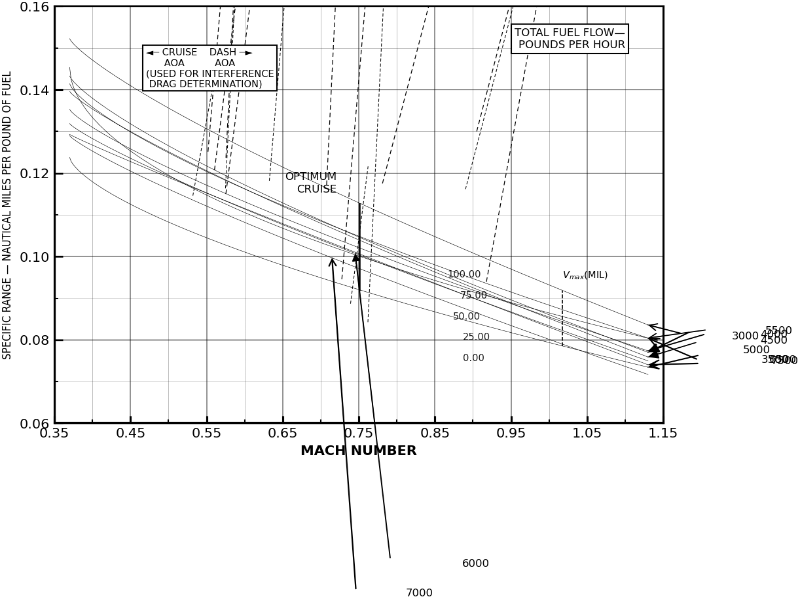
#> input picture new_approach/synthetic/v5_falling.png, 800 x 600 px
$ python -i synthetic_v4.py   (imports and definitions only)
#> lines starting #> are read from the running program, lines starting #| are printed output that depends on the picture
#> further down, picture is the input picture: shape (600, 800, 3); min 0, max 255, mean 244.9
# synthetic_v4.py
"""
Comprehensive synthetic aircraft chart generator - V4
Based on analysis of 10+ real chart examples.

Key variations to cover:
1. Different curve shapes: rising, peaked, falling, flat
2. Different curve counts: 3-18
3. Large arrows at curve endpoints
4. Envelope lines (OPTIMUM CRUISE, MAXIMUM ENDURANCE)
5. Variable Mach ranges (0.3-0.9, 0.4-1.1, 0.5-1.4, etc.)
6. Text boxes and labels
7. Grid with varying density
"""

import numpy as np
import cv2
import random
from typing import Tuple, List, Optional, Dict
import io
from PIL import Image, ImageEnhance, ImageFilter
from dataclasses import dataclass


@dataclass
class ChartConfig:
    """Configuration for chart generation."""
    # Axis ranges
    x_min: float = 0.30
    x_max: float = 1.00
    y_min: float = 0.04
    y_max: float = 0.15

    # Curve settings
    n_curves: int = 8
    curve_type: str = 'peaked'  # 'peaked', 'rising', 'falling', 'mixed'

    # Elements to include
    add_grid: bool = True
    add_arrows: bool = True
    add_envelope_optimum: bool = True
    add_envelope_endurance: bool = False
    add_vmax_line: bool = False
    add_text_boxes: bool = True
    add_fuel_labels: bool = True
    add_drag_labels: bool = True

    # Style
    curve_thickness: int = 1  # Thinner curves like real data
    arrow_length: int = 50


# [392 lines left out: functions generate_curve_shape, draw_large_arrow, draw_chart, random_config, not called in this run]


def add_scan_artifacts(img: np.ndarray, strength: float = 1.0) -> np.ndarray:
    """Add scan/photocopy artifacts."""
#> called with strength = 1
    pil_img = Image.fromarray(cv2.cvtColor(img, cv2.COLOR_BGR2RGB))

    # Rotation
    angle = random.uniform(-1.5, 1.5) * strength
    pil_img = pil_img.rotate(angle, fillcolor=(255, 255, 255), resample=Image.BICUBIC)
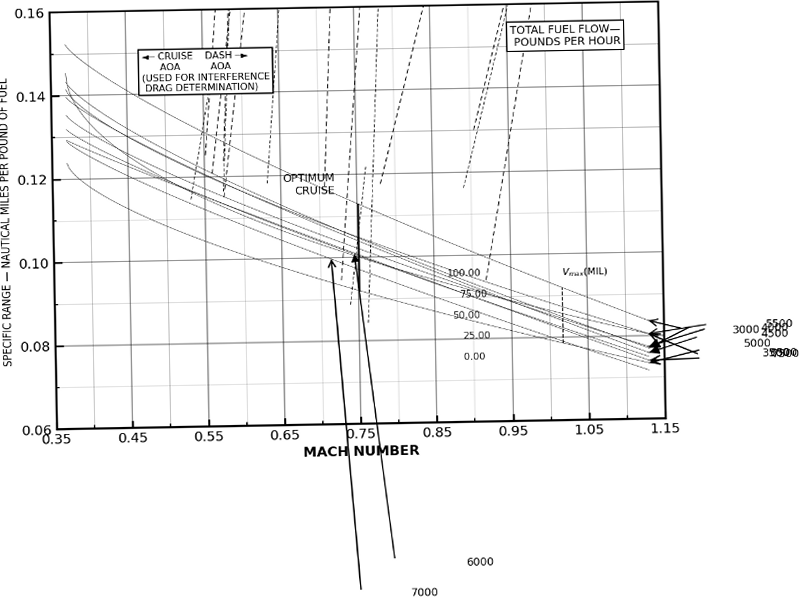
#> pil_img: PIL image 800x600 RGB; min 0, max 255, mean 244.3

    # Brightness/contrast
    pil_img = ImageEnhance.Brightness(pil_img).enhance(random.uniform(0.88, 1.12))
    pil_img = ImageEnhance.Contrast(pil_img).enhance(random.uniform(0.85, 1.15))

    # Noise
    arr = np.array(pil_img).astype(np.float32) / 255.0
    noise = np.random.normal(0, 0.015 * strength, arr.shape)
    arr = np.clip(arr + noise, 0, 1)

    # JPEG artifacts
    buf = io.BytesIO()
    Image.fromarray((arr * 255).astype(np.uint8)).save(buf, format='JPEG',
                                                        quality=random.randint(45, 75))
    buf.seek(0)
    result = np.array(Image.open(buf).convert('RGB'))

    return cv2.cvtColor(result, cv2.COLOR_RGB2BGR)


# [20 lines left out: function make_sample, not called in this run]


# [31 lines not run here, left out]

>>> import cv2
>>> picture = cv2.imread('v5_falling.png')
>>> result = add_scan_artifacts(picture)

$ run again, on new_approach/synthetic/v5_peaked.png
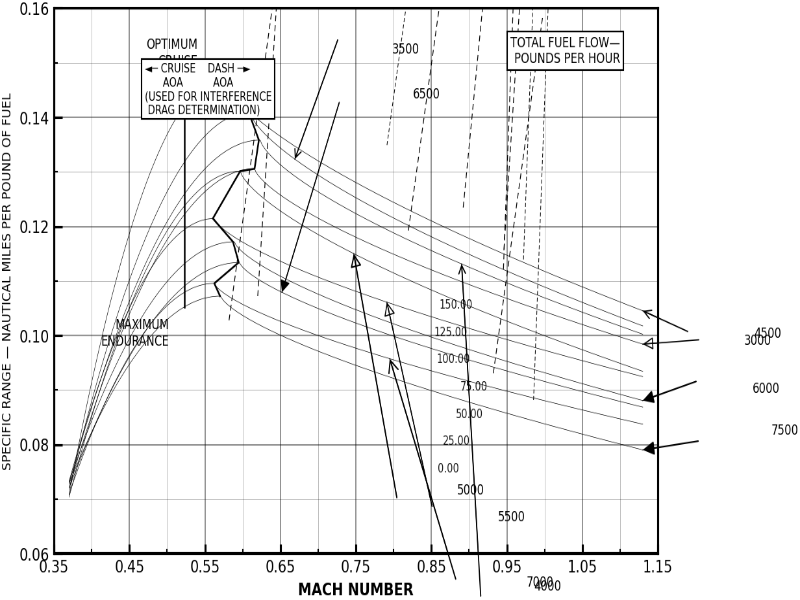
#> input picture new_approach/synthetic/v5_peaked.png, 800 x 600 px
#> picture is the input picture: shape (600, 800, 3); min 0, max 255, mean 241.1
#> in add_scan_artifacts, `pil_img = pil_img.rotate(angle, fillcolor=(255, 255, 255), resample=Im..`:
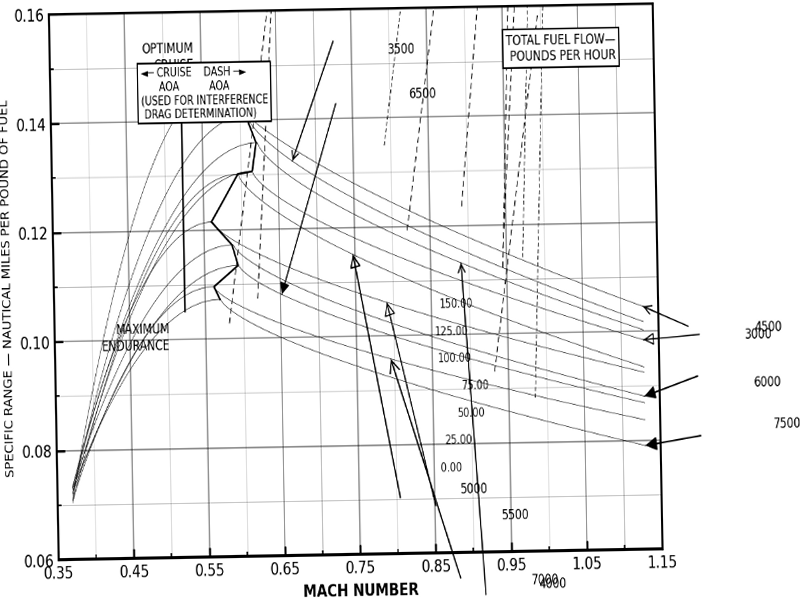
#> pil_img: PIL image 800x600 RGB; min 0, max 255, mean 240.4

$ run again, on new_approach/synthetic/v5_peaked_colored.png
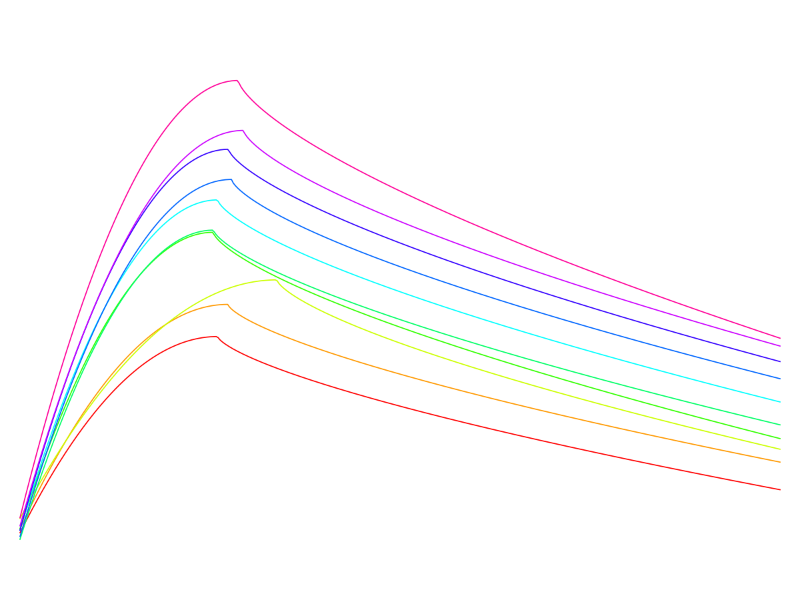
#> input picture new_approach/synthetic/v5_peaked_colored.png, 800 x 600 px
#> picture is the input picture: shape (600, 800, 3); mean B, G, R 252.3, 252.1, 252.1
#> in add_scan_artifacts, `pil_img = pil_img.rotate(angle, fillcolor=(255, 255, 255), resample=Im..`:
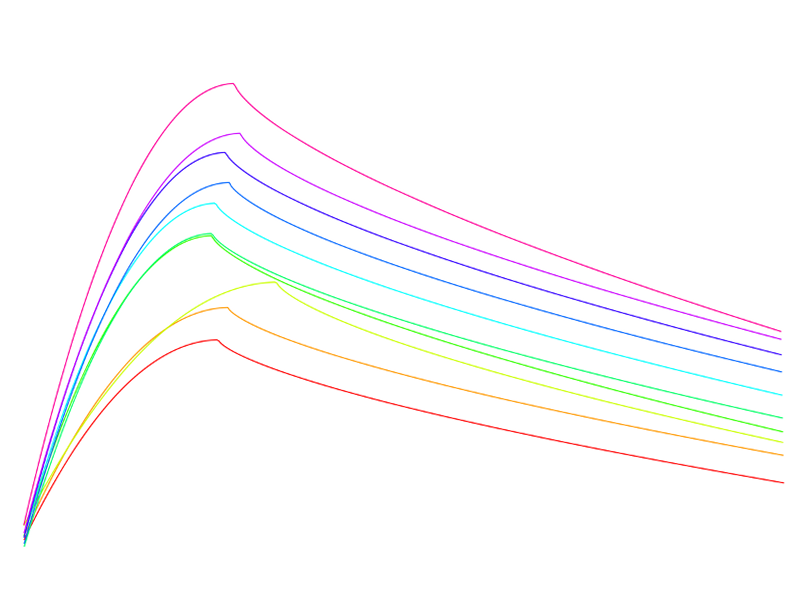
#> pil_img: PIL image 800x600 RGB; mean R, G, B 252, 251.8, 252.1
#> in add_scan_artifacts, `result = np.array(Image.open(buf).convert('RGB'))`:
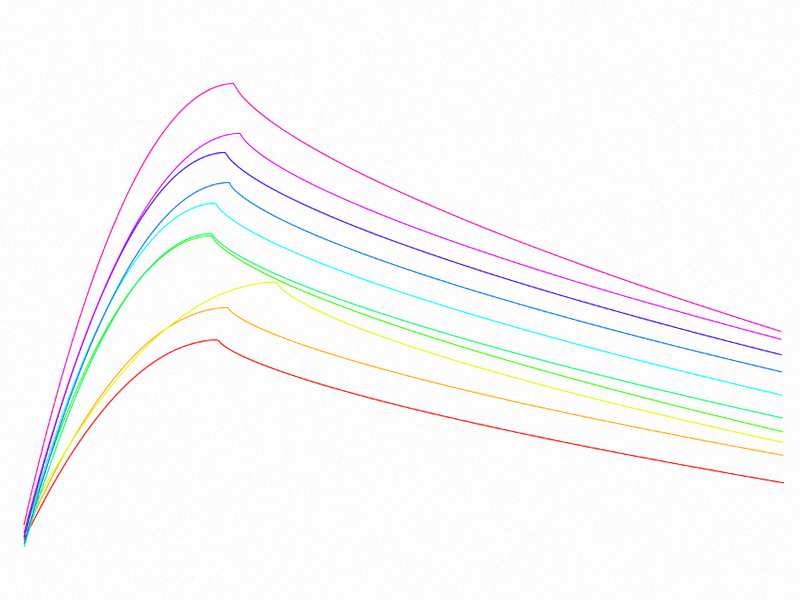
#> result: shape (600, 800, 3); mean R, G, B 249.1, 249.5, 249.1

$ run again, on new_approach/synthetic/v5_random_0.png
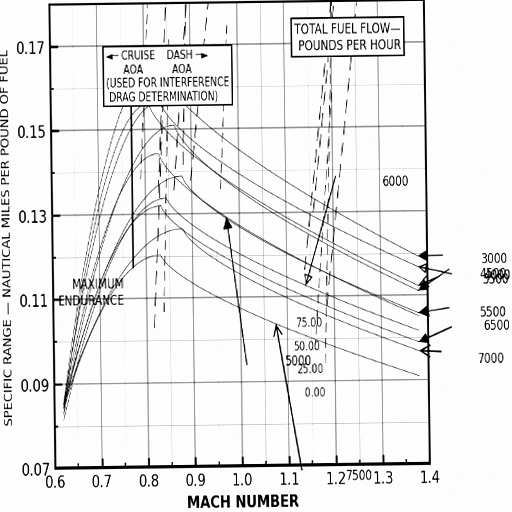
#> input picture new_approach/synthetic/v5_random_0.png, 512 x 512 px
#> picture is the input picture: shape (512, 512, 3); min 0, max 255, mean 234.5
#> in add_scan_artifacts, `pil_img = pil_img.rotate(angle, fillcolor=(255, 255, 255), resample=Im..`:
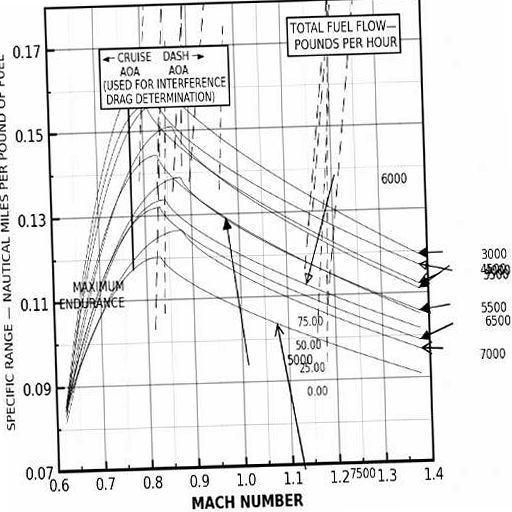
#> pil_img: PIL image 512x512 RGB; min 0, max 255, mean 233.9
